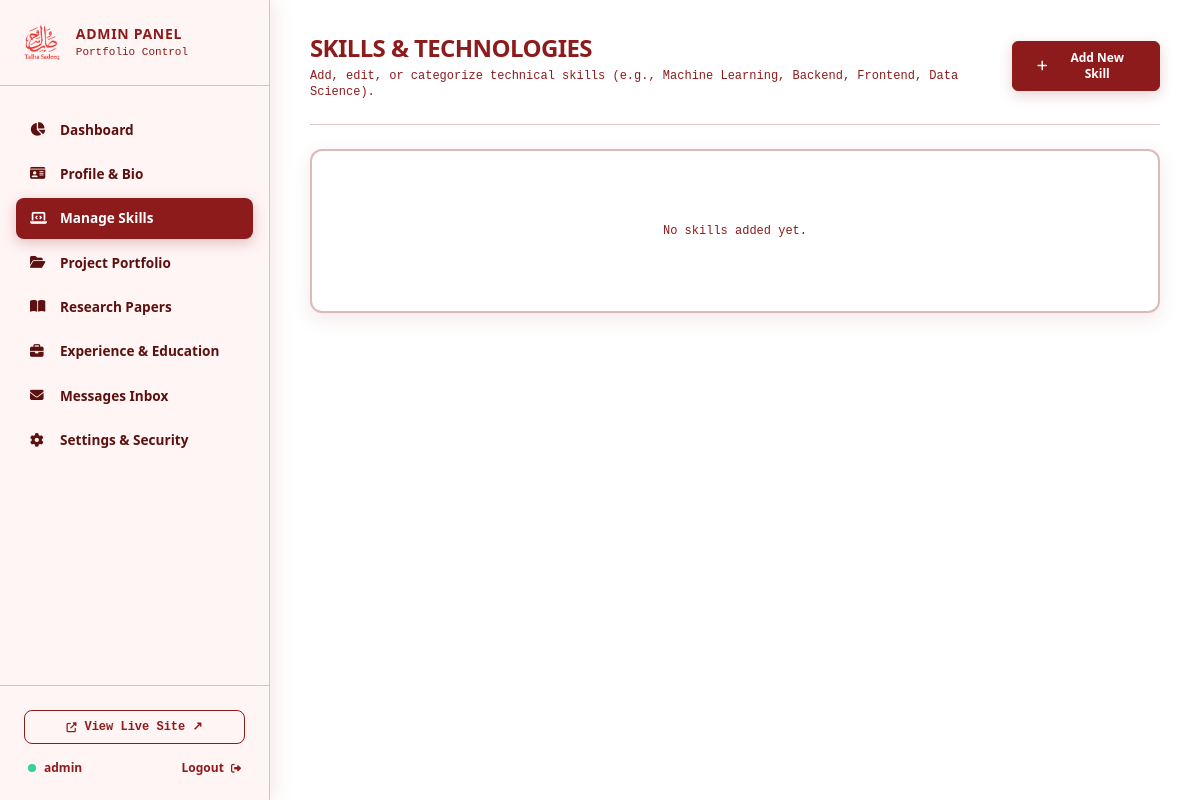
The app's page /admin/skills (signed in), older data.
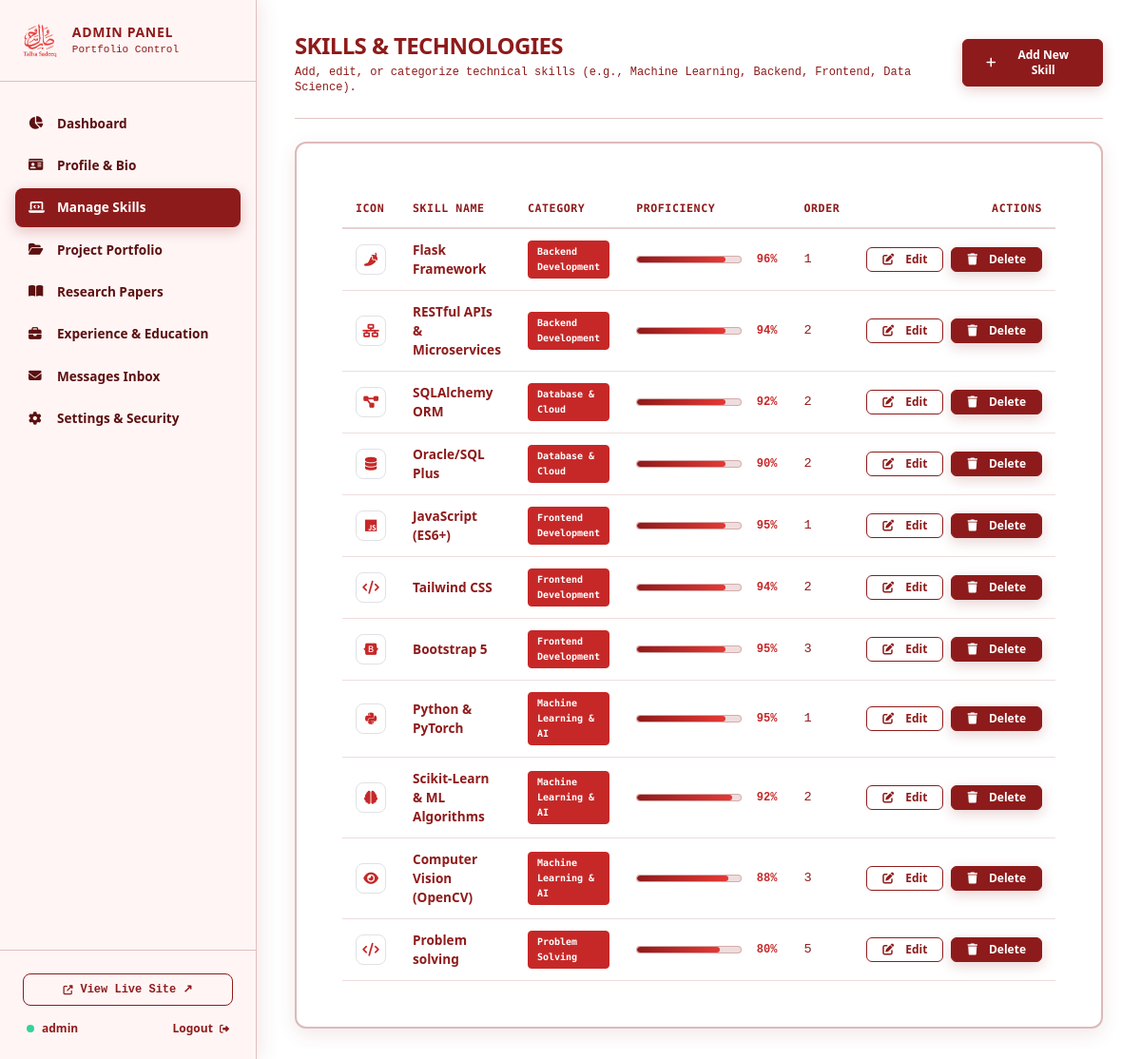
The same page, newer data.
### models.py (models this page shows, shortened)
class AdminUser(UserMixin, db.Model):
    __tablename__ = 'admin_users'
    id = db.Column(db.Integer, primary_key=True)
    username = db.Column(db.String(64), unique=True, nullable=False, index=True)
    password_hash = db.Column(db.String(256), nullable=False)
    created_at = db.Column(db.DateTime, default=datetime.utcnow)

class Skill(db.Model):
    __tablename__ = 'skills'
    id = db.Column(db.Integer, primary_key=True)
    name = db.Column(db.String(80), nullable=False)
    category = db.Column(db.String(80), nullable=False, default="Frontend", index=True)
    proficiency = db.Column(db.Integer, default=90)
    icon_class = db.Column(db.String(100), default="fas fa-code")
    order_index = db.Column(db.Integer, default=0, index=True)
    created_at = db.Column(db.DateTime, default=datetime.utcnow)
    updated_at = db.Column(db.DateTime, default=datetime.utcnow, onupdate=datetime.utcnow)

### admin.py (the view)
@admin_bp.route('/skills')
@login_required
def skills():
    all_skills = Skill.query.order_by(Skill.category, Skill.order_index).all()
    existing_categories = sorted(list(set(s.category.strip() for s in all_skills if s.category)))
    return render_template('admin/skills.html', skills=all_skills, existing_categories=existing_categories)

### templates/admin/skills.html (shortened to what this page needs)
{% extends "admin/base.html" %}
{% block content %}
<div class="space-y-6">
    <div class="flex flex-col sm:flex-row sm:items-center justify-between gap-4 border-b border-theme-subtle pb-4">
        <div>
            <h1 class="text-xl sm:text-2xl font-extrabold text-theme-primary uppercase tracking-tight font-sans">Skills & Technologies</h1>
            <p class="text-theme-muted text-xs font-mono mt-1">Add, edit, or categorize technical skills (e.g., Machine Learning, Backend, Frontend, Data Science).</p>
        </div>
        <button type="button" class="btn-theme-primary text-xs py-2 px-4" data-bs-toggle="modal" data-bs-target="#addSkillModal">
            <i class="fas fa-plus me-1"></i> Add New Skill
        </button>
    </div>
    <div class="card-editorial p-5 sm:p-6">
        {% if skills %}
            <div class="table-responsive">
                <table class="table align-middle mb-0 text-xs table-responsive-cards">
                    <thead>
                        <tr class="text-theme-muted font-mono uppercase border-b border-theme-subtle">
                            <th>Icon</th>
                            <th>Skill Name</th>
                            <th>Category</th>
                            <th>Proficiency</th>
                            <th>Order</th>
                            <th class="text-end">Actions</th>
                        </tr>
                    </thead>
                    <tbody>
                        {% for skill in skills %}
                            <tr class="border-b border-theme-subtle">
                                <td data-label="Icon">
                                    <span class="w-8 h-8 rounded-lg bg-theme-primary border border-theme-subtle flex items-center justify-center text-[#C62828] text-sm">
                                        <i class="{{ skill.icon_class }}"></i>
                                    </span>
                                </td>
                                <td data-label="Skill" class="font-bold text-theme-title text-sm">{{ skill.name }}</td>
                                <td data-label="Category">
                                    <span class="tag-accent text-[10px]">{{ skill.category }}</span>
                                </td>
                                <td data-label="Proficiency" class="w-48">
                                    <div class="flex items-center gap-3 w-full">
                                        <div class="skill-progress-bar">
                                            <div class="skill-progress-fill" style="width: {{ skill.proficiency }}%"></div>
                                        </div>
                                        <span class="text-xs font-mono font-bold text-[#C62828]">{{ skill.proficiency }}%</span>
                                    </div>
                                </td>
                                <td data-label="Order" class="text-theme-muted font-mono text-xs">{{ skill.order_index }}</td>
                                <td data-label="Actions" class="text-end">
                                    <div class="flex items-center justify-end gap-2">
                                        <button type="button" class="btn-theme-outline py-1 px-3 text-xs" data-bs-toggle="modal" data-bs-target="#editSkillModal{{ skill.id }}">
                                            <i class="fas fa-edit me-1"></i> Edit
                                        </button>
                                        <form action="{{ url_for('admin.delete_skill', id=skill.id) }}" method="POST" class="d-inline" onsubmit="return confirm('Delete skill {{ skill.name }}?');">
                                            <button type="submit" class="btn-theme-primary py-1 px-3 text-xs">
                                                <i class="fas fa-trash me-1"></i> Delete
                                            </button>
                                        </form>
                                    </div>
                                </td>
                            </tr>
                        {% endfor %}
                    </tbody>
                </table>
            </div>
        {% else %}
            <p class="text-theme-muted text-xs font-mono py-6 text-center">No skills added yet.</p>
        {% endif %}
    </div>
</div>
{% endblock %}

### templates/admin/base.html (shortened to what this page needs)
<!DOCTYPE html>
<html lang="en" data-theme="light">
<head>
    <link href="https://cdn.jsdelivr.net/npm/bootstrap@5.3.3/dist/css/bootstrap.min.css" rel="stylesheet">
    <script src="https://cdn.tailwindcss.com"></script>
    <link rel="stylesheet" href="https://cdnjs.cloudflare.com/ajax/libs/font-awesome/6.5.1/css/all.min.css">
    <link rel="stylesheet" href="{{ url_for('static', filename='css/style.css') }}">
</head>
<body class="bg-theme-primary text-theme-primary font-sans min-h-screen flex flex-col justify-between selection:bg-[#FFFFFF] selection:text-[#8E1B1B]">
    <div class="admin-wrapper">
        <aside class="admin-sidebar py-6 flex flex-col justify-between border-r border-theme-subtle bg-theme-secondary">
            <div>
                <div class="px-6 pb-6 mb-4 border-b border-theme-subtle flex items-center justify-between">
                    <a href="{{ url_for('admin.dashboard') }}" class="flex items-center gap-3 text-theme-primary text-decoration-none">
                        <img id="site-logo" src="{{ url_for('static', filename='images/logo-red.png') }}" alt="Logo" class="h-9 w-auto object-contain">
                        <div>
                            <div class="font-extrabold text-theme-primary text-sm uppercase tracking-wider">Admin Panel</div>
                            <div class="text-[11px] text-theme-muted font-mono">Portfolio Control</div>
                        </div>
                    </a>
                </div>
                <nav class="space-y-1 px-3">
                    <a href="{{ url_for('admin.dashboard') }}" class="admin-nav-link rounded-lg {{ 'active' if request.endpoint == 'admin.dashboard' }}">
                        <i class="fas fa-chart-pie w-5"></i> Dashboard
                    </a>
                    <a href="{{ url_for('admin.profile') }}" class="admin-nav-link rounded-lg {{ 'active' if request.endpoint == 'admin.profile' }}">
                        <i class="fas fa-id-card w-5"></i> Profile & Bio
                    </a>
                    <a href="{{ url_for('admin.skills') }}" class="admin-nav-link rounded-lg {{ 'active' if request.endpoint == 'admin.skills' }}">
                        <i class="fas fa-laptop-code w-5"></i> Manage Skills
                    </a>
                    <a href="{{ url_for('admin.projects') }}" class="admin-nav-link rounded-lg {{ 'active' if 'admin.project' in request.endpoint }}">
                        <i class="fas fa-folder-open w-5"></i> Project Portfolio
                    </a>
                    <a href="{{ url_for('admin.research') }}" class="admin-nav-link rounded-lg {{ 'active' if 'admin.research' in request.endpoint }}">
                        <i class="fas fa-book-open w-5"></i> Research Papers
                    </a>
                    <a href="{{ url_for('admin.experience') }}" class="admin-nav-link rounded-lg {{ 'active' if request.endpoint == 'admin.experience' }}">
                        <i class="fas fa-briefcase w-5"></i> Experience & Education
                    </a>
                    <a href="{{ url_for('admin.messages') }}" class="admin-nav-link rounded-lg {{ 'active' if 'admin.message' in request.endpoint }}">
                        <i class="fas fa-envelope w-5"></i> Messages Inbox
                    </a>
                    <a href="{{ url_for('admin.settings') }}" class="admin-nav-link rounded-lg {{ 'active' if request.endpoint == 'admin.settings' }}">
                        <i class="fas fa-gear w-5"></i> Settings & Security
                    </a>
                </nav>
            </div>
            <div class="px-4 pt-4 border-t border-theme-subtle space-y-3">
                <a href="{{ url_for('main.index') }}" target="_blank" class="w-full py-2 px-3 rounded-lg btn-theme-outline text-xs font-mono font-bold flex items-center justify-center gap-2 text-decoration-none">
                    <i class="fas fa-external-link-alt text-[10px]"></i> View Live Site ↗
                </a>
                <div class="flex items-center justify-between px-1 pt-1 text-xs">
                    <div class="flex items-center gap-2 font-bold text-theme-primary">
                        <span class="w-2 h-2 rounded-full bg-emerald-400"></span>
                        <span>{{ current_user.username }}</span>
                    </div>
                    <a href="{{ url_for('auth.logout') }}" class="text-theme-primary hover:underline font-bold text-decoration-none">
                        Logout <i class="fas fa-right-from-bracket ms-1 text-[10px]"></i>
                    </a>
                </div>
            </div>
        </aside>
        <main class="admin-content bg-theme-primary text-theme-primary">
            {% block content %}{% endblock %}
        </main>
    </div>
</body>
</html>

Row changes from the older to the newer data that the page shows:
added Skill: name "Flask Framework", category "Backend Development", proficiency "96", order_index "1"
added Skill: name "RESTful APIs & Microservices", category "Backend Development", proficiency "94", order_index "2"
added Skill: name "SQLAlchemy ORM", category "Database & Cloud", proficiency "92", order_index "2"
added Skill: name "Oracle/SQL Plus", category "Database & Cloud", proficiency "90", order_index "2"
added Skill: name "JavaScript (ES6+)", category "Frontend Development", proficiency "95", order_index "1"
added Skill: name "Tailwind CSS", category "Frontend Development", proficiency "94", order_index "2"
added Skill: name "Bootstrap 5", category "Frontend Development", proficiency "95", order_index "3"
added Skill: name "Python & PyTorch", category "Machine Learning & AI", proficiency "95", order_index "1"
added Skill: name "Scikit-Learn & ML Algorithms", category "Machine Learning & AI", proficiency "92", order_index "2"
added Skill: name "Computer Vision (OpenCV)", category "Machine Learning & AI", proficiency "88", order_index "3"
added Skill: name "Problem solving", category "Problem Solving", proficiency "80", order_index "5"
Text that changed along with them:
text no longer shown: "No skills added yet."
text now shown: "ICON SKILL NAME CATEGORY PROFICIENCY ORDER ACTIONS"
